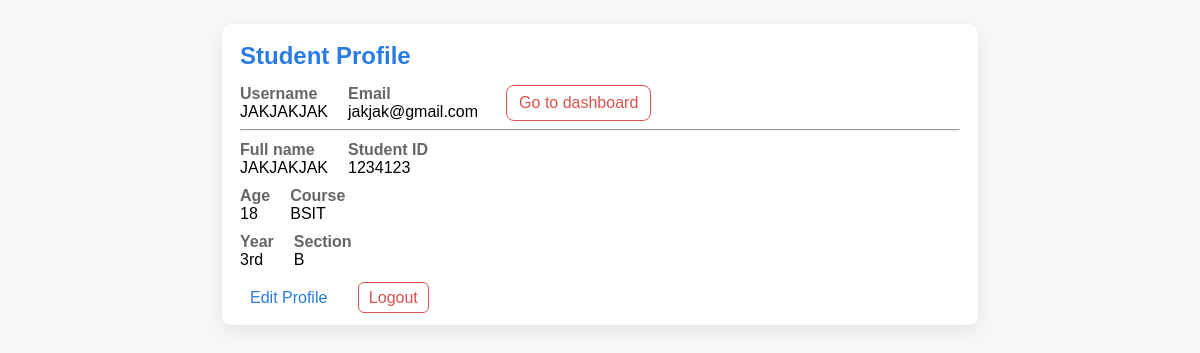
Screenshot of /profile/ (signed in) with the database file from the repository.
### online_enrollment/models.py (models this page shows, shortened)
class Student(models.Model):
    user = models.OneToOneField(User, on_delete=models.CASCADE, related_name='student_profile')
    name = models.CharField(max_length=150, blank=True)
    age = models.PositiveIntegerField(null=True, blank=True)
    student_id = models.CharField(max_length=50, unique=True, blank=True, null=True)
    course = models.CharField(max_length=150, blank=True)
    year = models.CharField(max_length=50, blank=True)
    section = models.CharField(max_length=50, blank=True)
    created_at = models.DateTimeField(auto_now_add=True)
    updated_at = models.DateTimeField(auto_now=True)

### online_enrollment/views.py (the view)
# urls.py: path('profile/', views.profile, name='profile'),
@login_required(login_url='login_user')
def profile(request):
    user_id = request.GET.get('u')
    if user_id and request.user.is_staff:
        target_user = get_object_or_404(User, id=user_id)
    else:
        target_user = request.user
    student, created = Student.objects.get_or_create(user=target_user, defaults={'name': target_user.username})
    return render(request, 'online_enrollment/profile.html', {'student': student})

### online_enrollment/templates/online_enrollment/profile.html (shortened to what this page needs)
{% load static %}
<!DOCTYPE html>
<html lang="en">
<head>
  <link rel="stylesheet" href="{% static 'css/style.css' %}">
</head>
<body>
  <div class="card">
    <h2>Student Profile</h2>
    <div class="row">
      <div><span class="label">Username</span><div class="value">{{ student.user.username }}</div></div>
      <div><span class="label">Email</span><div class="value">{{ student.user.email }}</div></div>
      <a class="logout" href="{% url 'dashboard' %}">Go to dashboard</a>
    </div>
    <hr>
    <div class="row">
      <div><span class="label">Full name</span><div class="value">{{ student.name }}</div></div>
      <div><span class="label">Student ID</span><div class="value">{{ student.student_id|default:"—" }}</div></div>
    </div>
    <div class="row">
      <div><span class="label">Age</span><div class="value">{{ student.age|default:"—" }}</div></div>
      <div><span class="label">Course</span><div class="value">{{ student.course|default:"—" }}</div></div>
    </div>
    <div class="row">
      <div><span class="label">Year</span><div class="value">{{ student.year|default:"—" }}</div></div>
      <div><span class="label">Section</span><div class="value">{{ student.section|default:"—" }}</div></div>
    </div>
    <div class="actions">
      <a class="button" href="{% url 'edit_profile' %}">Edit Profile</a>
      <a class="logout" href="{% url 'logout_user' %}">Logout</a>
    </div>
  </div>
</body>
</html>

### online_enrollment/static/css/style.css (style rules this page uses)
body { font-family: Arial, sans-serif; background: #f7f7f7; padding: 24px; margin: 0; }
.card { background: #fff; padding: 18px; border-radius: 10px; box-shadow: 0 6px 18px rgba(0,0,0,0.08); margin-bottom: 20px; max-width: 720px; margin-left: auto; margin-right: auto; }
h2, h3 { color: #2a7be4; margin: 0 0 12px 0; }
a { text-decoration: none; }
a.link, a.button { color: #2a7be4; }
a.logout { border: 1px solid #d9534f; color: #d9534f; background: transparent; padding: 8px 12px; border-radius: 8px; margin-left: 8px; }
.actions a { margin-right: 8px; text-decoration: none; padding: 6px 10px; border-radius: 6px; }
h2 { font-size: 24px; margin-bottom: 15px; }
.row { display: flex; gap: 20px; flex-wrap: wrap; margin-top: 10px; }
.label { color: #666; font-weight: 600; width: 140px; }
.value { flex: 1; }
.actions { margin-top: 20px; }

### rows the page displays
Student: user.username "JAKJAKJAK", user.email "jakjak@gmail.com", name "JAKJAKJAK", student_id "1234123", age "18", course "BSIT", year "3rd", section "B"
